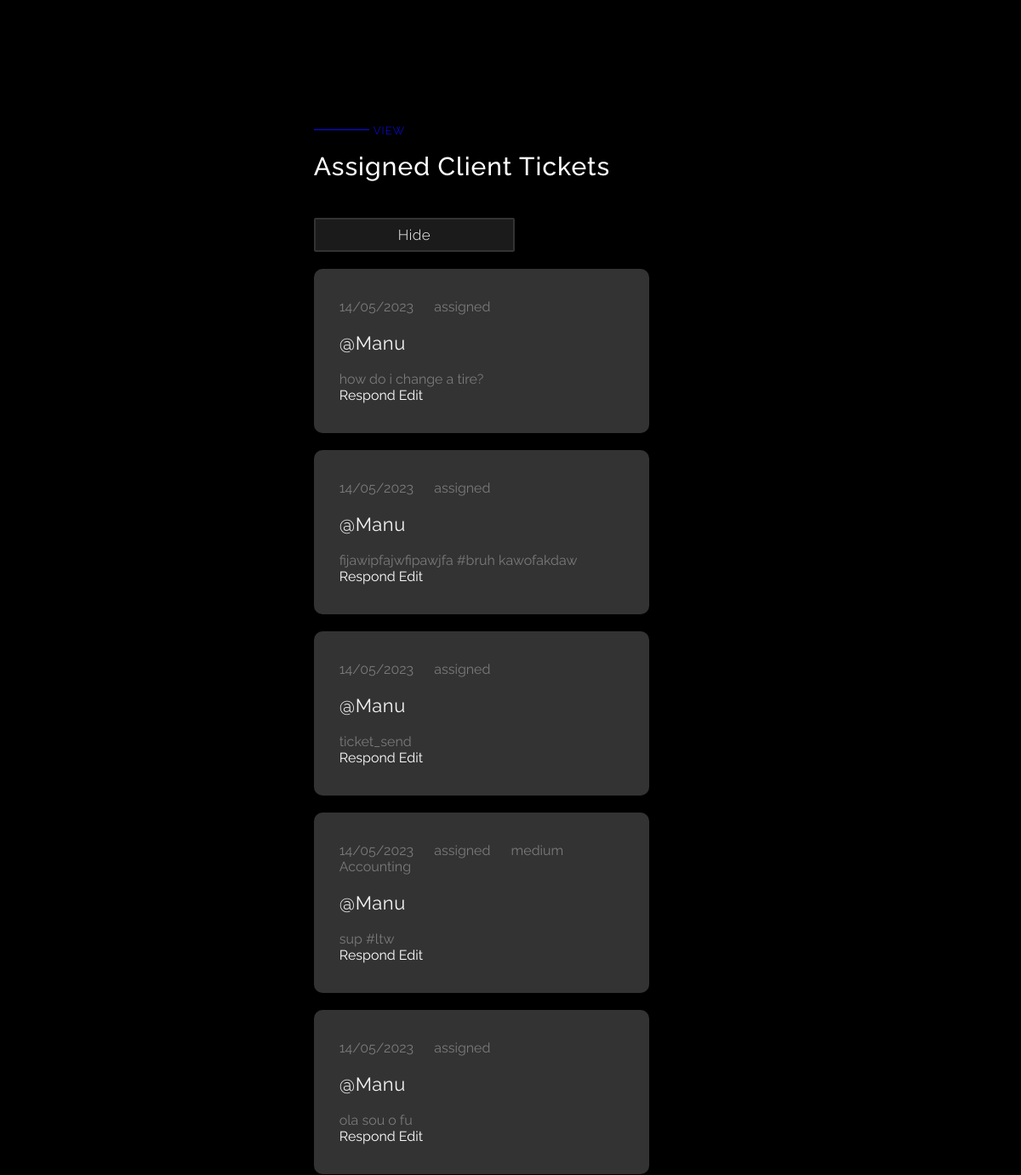
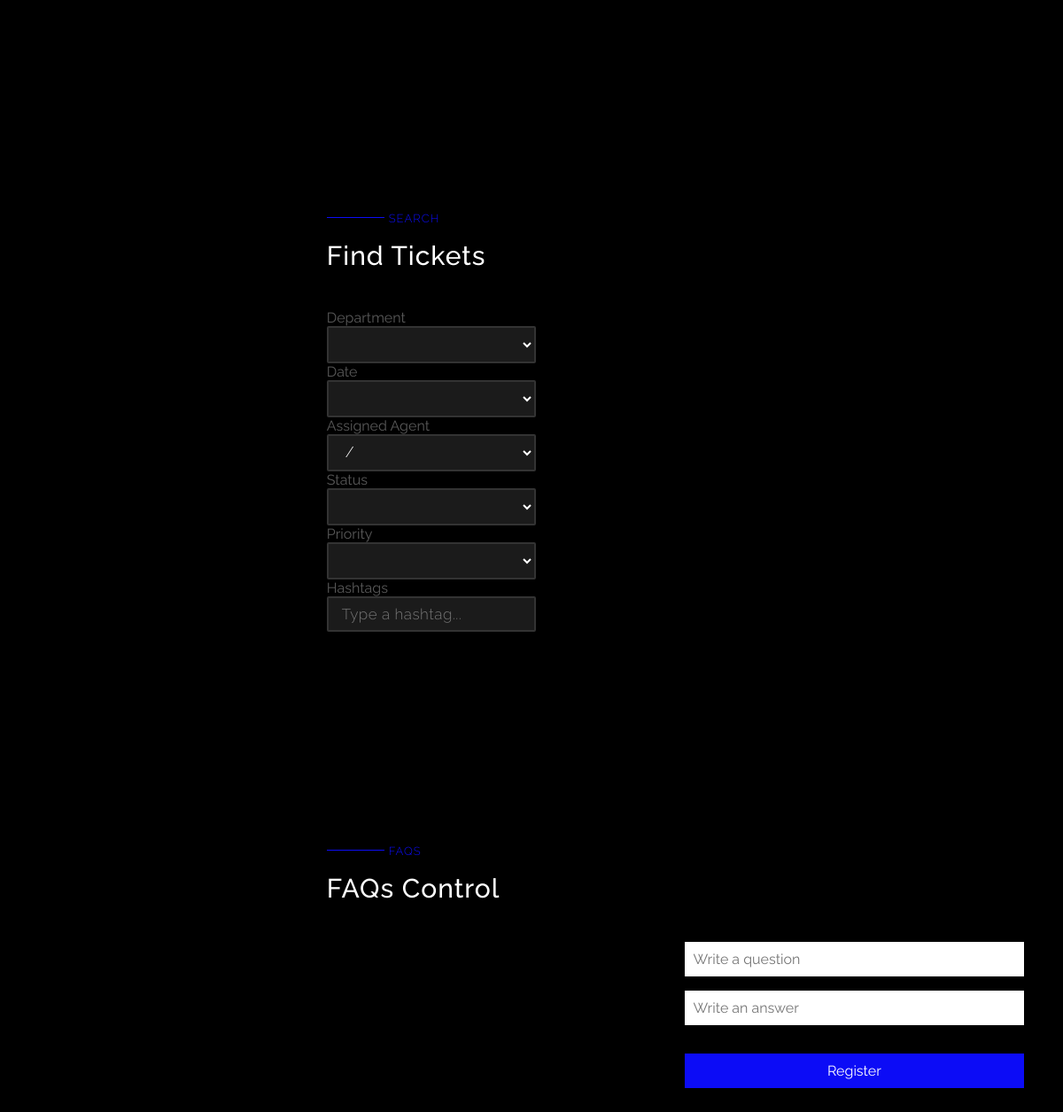
Page /Boot/main_page_agent.php (signed in, lower part) on the earlier database version (2 pictures, top to bottom).
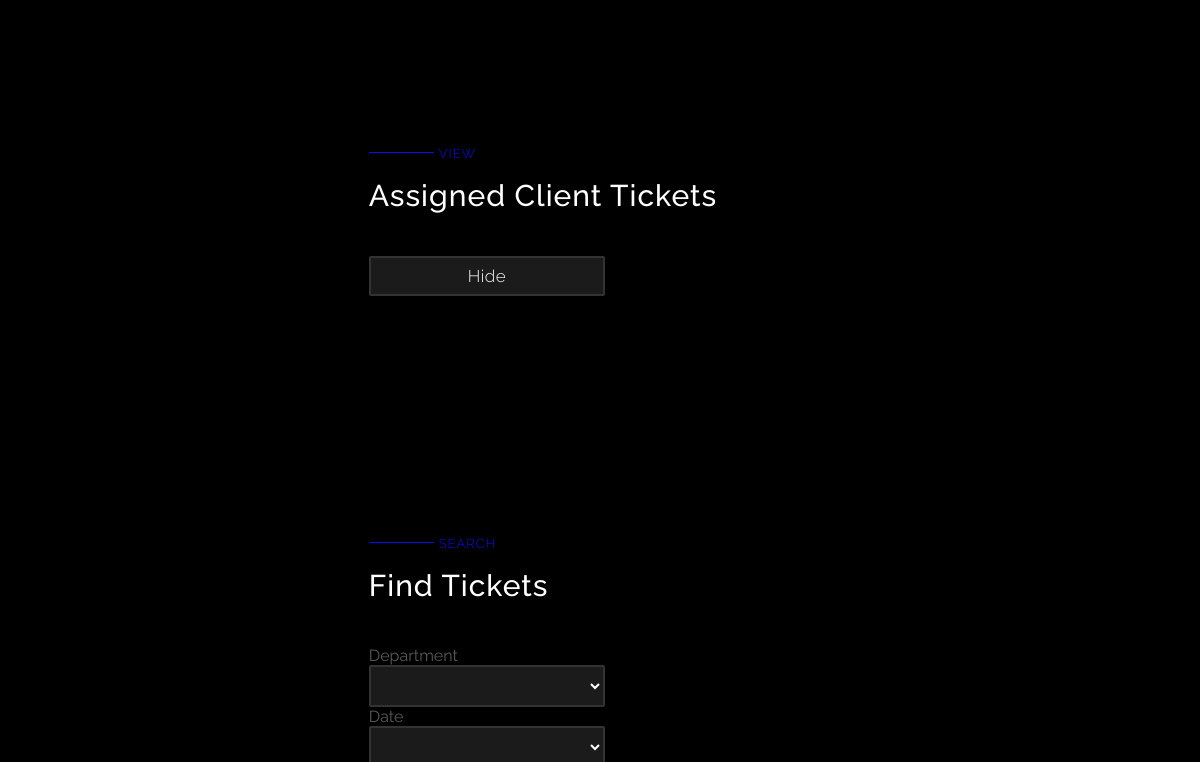
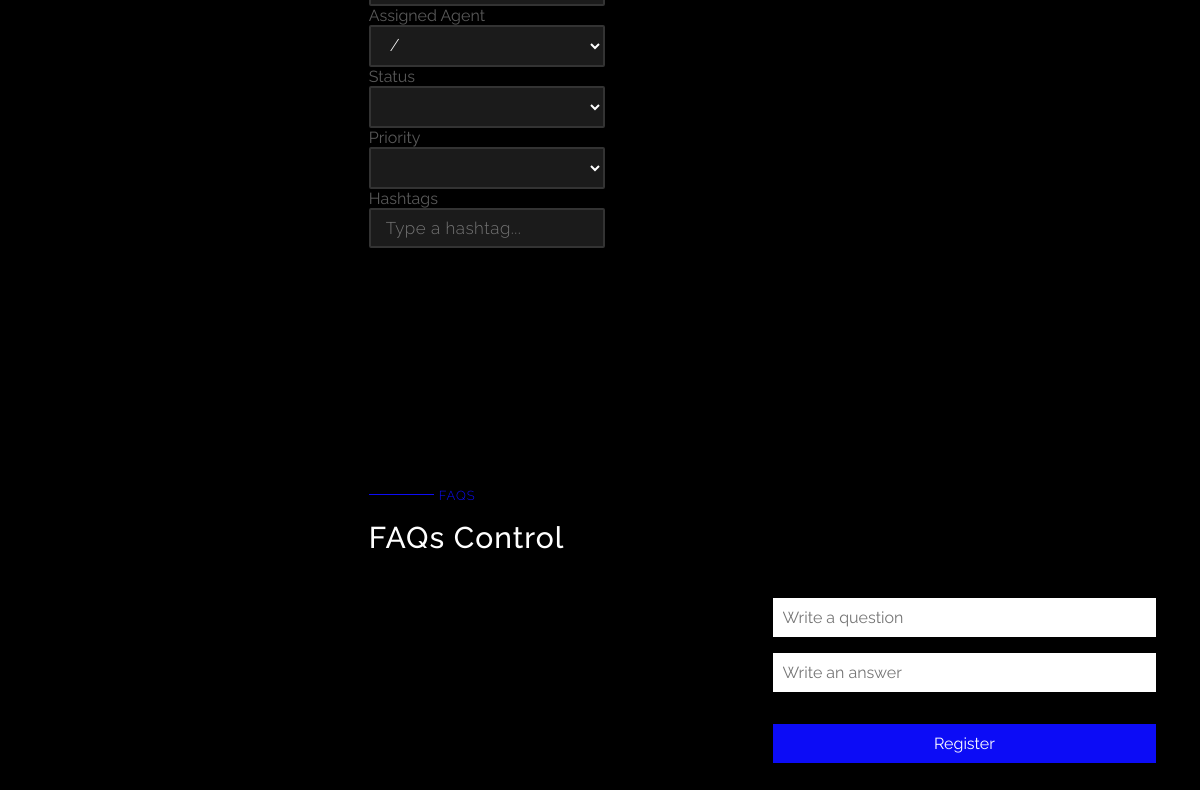
Same page on the later database version (2 pictures, top to bottom).
### tables this page shows
CREATE TABLE tickets(
  ID INTEGER PRIMARY KEY AUTOINCREMENT,
  date VARCHAR,
  clientID VARCHAR REFERENCES users (id),
  assignedAgentID VARCHAR REFERENCES agents (agentID),
  title VARCHAR,
  departmentName VARCHAR REFERENCES departments (departmentName),
  status VARCHAR,
  priority VARCHAR,
  notification VARCHAR
);

CREATE TABLE users (
  id INTEGER PRIMARY KEY AUTOINCREMENT,
  username VARCHAR,
  name VARCHAR,
  password VARCHAR,
  email VARCHAR,
  UNIQUE(email)
  
);

### Boot/main_page_agent.php (called while the page is built, shortened)
<?php
include_once("../Main/mainpage_agent.php");
?>

### database/tickets.php (called while the page is built, shortened)
<?php
    function get_tickets_by_status($agentID, $status){
        global $db;
        try {
			$stmt = $db->prepare('SELECT * FROM tickets WHERE assignedAgentID = ? AND status = ? ORDER BY ID desc');
			$stmt->execute(array($agentID, $status));
			return $stmt->fetchAll();
		}catch(PDOExecption $e) {
			return null;
		}
    }
    function get_statuses(){
        global $db;
		try {
			$stmt = $db->prepare('SELECT * FROM statuses');
			$stmt->execute();
			return $stmt->fetchAll();
		}catch(PDOExecption $e) {
			return null;
		}
    }
    function get_statuses_count(){
        global $db;
		try {
			$stmt = $db->prepare('SELECT COUNT(*) AS res FROM statuses');
			$stmt->execute();
			return $stmt->fetchAll();
		}catch(PDOExecption $e) {
			return null;
		}
    }
    function get_priorities(){
        global $db;
		try {
			$stmt = $db->prepare('SELECT * FROM priorities');
			$stmt->execute();
			return $stmt->fetchAll();
		}catch(PDOExecption $e) {
			return null;
		}
    }
    function get_priorities_count(){
        global $db;
		try {
			$stmt = $db->prepare('SELECT COUNT(*) AS res FROM priorities');
			$stmt->execute();
			return $stmt->fetchAll();
		}catch(PDOExecption $e) {
			return null;
		}
    }
    function get_agent_departments($agentID){
        global $db;
		try {
			$stmt = $db->prepare('SELECT * FROM agentDepartments WHERE agentID = ?');
            $stmt->execute(array($agentID));
			return $stmt->fetchAll();
		}catch(PDOExecption $e) {
			return null;
		}
    }
    function get_agent_departments_count($agentID){
        global $db;
		try {
			$stmt = $db->prepare('SELECT COUNT(*) AS res FROM agentDepartments WHERE agentID = ?');
            $stmt->execute(array($agentID));
			return $stmt->fetchAll();
		}catch(PDOExecption $e) {
			return null;
		}
    }
?>

### database/user.php (called while the page is built, shortened)
<?php
  function get_user_by_id($id) {
    global $db;
    try {
      $stmt = $db->prepare('SELECT * FROM users WHERE id = ?');
      $stmt->execute(array($id));
      return $stmt->fetchAll();
    }catch(PDOException $e) {
      return null;
    }
  }
?>

### Submition/get_all_assigned_tickets.php (the view)
<?php
include_once("../database/startup.php");
include_once("../database/tickets.php");
include_once("../database/user.php");
$tickets = get_tickets_by_status($_SESSION['id'], "assigned");
$ticket_count = get_tickets_by_status_count($_SESSION['id'], "assigned");
$ticket_info = '';
$ticket_info_assigned_unotified = '';
for($i = 0; $i < $ticket_count[0]['res']; $i++){
    $user_info = get_user_by_id($tickets[$i]['clientID']);
    if($tickets[$i]['notification'] == "agent"){
        $ticket_info .='<div class = "ticket-box">
                            <div class = "ticket_basic_info">
                                <a class = "notified"></a>
                                <a class = "date">'. $tickets[$i]['date'] .'</a>
                                <a class = "status">'. $tickets[$i]['status'].'</a>
                                <a class = "priority">'. $tickets[$i]['priority'].'</a>
                                <a class = "department">'. $tickets[$i]['departmentName'].'</a>
                            </div>
                            <h2>@'. $user_info[0]['username'] .'</h2>
                            <p class = "ticket-problem">'. $tickets[$i]['title'] .'</p>
                            <a href = "../Main/message.php?ticket_id='.$tickets[$i]['ID'].'">Respond</a>
                            <a href = "../Main/edit.php?ticket_id='.$tickets[$i]['ID'].'">Edit</a>
                        </div>
                        ';
    }
    else{
        $ticket_info_assigned_unotified .= '<div class = "ticket-box">
                                                <div class = "ticket_basic_info">
                                                    <a class = "date">'. $tickets[$i]['date'] .'</a>
                                                    <a class = "status">'. $tickets[$i]['status'].'</a>
                                                    <a class = "priority">'. $tickets[$i]['priority'].'</a>
                                                    <a class = "department">'. $tickets[$i]['departmentName'].'</a>
                                                    <a class = "unotified"></a>
                                                </div>
                                                <h2>@'. $user_info[0]['username'] .'</h2>
                                                <p class = "ticket-problem">'. $tickets[$i]['title'] .'</p>
                                                <a href = "../Main/message.php?ticket_id='.$tickets[$i]['ID'].'">Respond</a>
                                                <a href = "../Main/edit.php?ticket_id='.$tickets[$i]['ID'].'">Edit</a>
                                            </div>
                                            ';
    }
}
$ticket_info .= $ticket_info_assigned_unotified;
echo $ticket_info;
?>

### Main/mainpage_agent.php (shortened to what this page needs)
<!DOCTYPE html>
<html lang="en">
<head>
    <link rel="stylesheet" href = "../css/mainpage.css">
</head>
<body>
    <main>
        <section id = "info" class = "padding">
        </section>
        <section id = "view" class = "padding">
            <p class = "sub_title">view</p>
            <h2 class = "title">Assigned Client Tickets</h2>
            <input id = "show_assigned_tickets" type = "submit" value = "Hide">
            <div class = "ticket_history">
                <?php include_once("../Submition/get_all_assigned_tickets.php"); ?>
            </div>
        </section>
        <section id = "browse" class = "padding">
            <p class = "sub_title">search</p>
            <h2 class = "title">Find Tickets</h2>
            <form action = "../Submition/assigned_agents_options.php" method = "post">
                <div class = "ticket_control">
                    <label for = "departmentName">Department</label>
                    <select name = "departmentName" class = "department_selector">
                        <option value = ""></option>
                        <?php include_once("../Submition/department_options.php"); ?>
                    </select>
                </div>
                <div class = "ticket_control">
                    <label for = "date">Date</label>
                    <select name = "date" class = "department_selector">
                        <option value = ""></option>
                        <option value = "Recent">Most Recent</option>
                    </select>
                </div>
                <div class = "ticket_control">
                    <label for = "assignedAgent">Assigned Agent</label>
                    <select name = "assignedAgent" class = "department_selector">
                        <option value = "/">/</option>
                    </select>
                </div>
                <div class = "ticket_control">
                    <label for = "status">Status</label>
                    <select name = "status" class = "department_selector">
                        <option value = ""></option>
                        <?php include_once("../Submition/status_options.php"); ?>
                    </select>
                </div>
                <div class = "ticket_control">
                    <label for = "priority">Priority</label>
                    <select name = "priority" class = "department_selector">
                        <option value = ""></option>
                        <?php include_once("../Submition/priority_options.php"); ?>
                    </select>
                </div>
                <div class = "ticket_control">
                    <label for = "hashtag">Hashtags</label>
                    <input type = "text" name = "hashtag" id = "hashtag_search_input" placeholder = "Type a hashtag...">
                </div>
            </form>
        </section>
        <section id = "FAQs" class = "padding">
        <p class = "sub_title"> FAQs </p>
        <h2 class ="title"> FAQs Control </h2>
        <div class  ="FAQForms">
            <div id = "FAQBlock">
            </div>
            <div class= "formFlex">
            <form action="#" method="post">
                <input name='question' id='question' type='text' placeholder='Write a question' class = 'inputBox'>
                <input name='answer' id='answer' type='text' placeholder='Write an answer' class = 'inputBox'>
                <button type='submit' value = 'Register' id='FAQsubmit' > Register </button>
            </form>
            </div>
        </div>
        </section>
    </main>
</body>
</html>

### Submition/department_options.php
<?php
include_once("../database/startup.php");
include_once("../database/tickets.php");
include_once("../database/user.php");
$departments = get_agent_departments($_SESSION['id']);
$departments_count = get_agent_departments_count($_SESSION['id']);
$departments_options_info = '';
for($i = 0; $i < $departments_count[0]['res']; $i++){
    $departments_options_info .= '<option value = "'.$departments[$i]['departmentName'].'">'.$departments[$i]['departmentName'].'</option>';
}
echo $departments_options_info;
?>

### Submition/status_options.php
<?php
include_once("../database/startup.php");
include_once("../database/tickets.php");
include_once("../database/user.php");
$statuses = get_statuses();
$statuses_count = get_statuses_count();
$status_options_info = '';
for($i = 0; $i < $statuses_count[0]['res']; $i++){
    $status_options_info .= '<option value = "'.$statuses[$i]['statusName'].'">'.$statuses[$i]['statusName'].'</option>';
}
echo $status_options_info;
?>

### Submition/priority_options.php
<?php
include_once("../database/startup.php");
include_once("../database/tickets.php");
include_once("../database/user.php");
$priorities = get_priorities();
$priorities_count = get_priorities_count();
$priorities_options_info = '';
for($i = 0; $i < $priorities_count[0]['res']; $i++){
    $priorities_options_info .= '<option value = "'.$priorities[$i]['priorityName'].'">'.$priorities[$i]['priorityName'].'</option>';
}
echo $priorities_options_info;
?>

### css/mainpage.css (style rules this page uses)
* { margin: 0; padding: 0; box-sizing: border-box; font-family: 'Raleway', sans-serif; text-decoration: none; scroll-behavior: smooth; }
:root { --main_color: rgb(12, 12, 246); --body_bg_color: black; --box_bg_color: #333333; --heading_color: white; --text_color: rgba(255, 255, 255, 0.35); --border: 2px solid var(--main_color); --box_shadow: 0 0 20px #9B51E05F; }
body { background: var(--body_bg_color); color: var(--text_color); }
h1, h2, h3 { color: var(--heading_color); }
.padding { padding: 120px 5%; }
main { margin-left:325px; transition: 0.3s; }
.sub_title { color: var(--main_color); font-size: 13px; letter-spacing: 1px; text-transform: uppercase; font-weight: 300; position: relative; padding-left: 70px; margin-bottom: 20px; }
.sub_title::before { content: ''; position: absolute; left: 0; top: 40%; width: 65px; height: 1px; background-color: var(--main_color); }
.title { font-size: 30px; font-weight: 500; line-height: 30px; letter-spacing: 1px; margin-bottom: 45px; text-transform: capitalize; }
#send .ticket_container form .ticket_control input, textarea, .department_selector, #show_tickets, #show_assigned_tickets,#search_ticket_button, #browse form .ticket_control input { width: 100%; padding: 8px 15px; outline: none; border: 2px solid var(--box_bg_color); border-radius: 2px; color: white; font-size: 17px; font-weight: 300; letter-spacing: 0.5px; background-color: #33333388; resize: none; transition: 0.3s; }
#show_tickets, #show_assigned_tickets, #browse form div { width: 30%; }
.inputBox { width: 100%; padding: 10px; color: black; border:none; outline: none; margin-bottom: 1em; font-size: medium; margin-left: 0; }
#FAQsubmit { width: 100%; padding: 10px; color: white; background-color: var(--main_color); outline:none; border:none; margin: 1em 0; font-size:medium; }
.FAQForms { display: flex; }
#FAQBlock { flex: 1; }
.formFlex { flex: 1; padding-left: 20px; }
.formFlex form { display: block; }
a:visited, a:link { color: #fff; }
#view .ticket_history .ticket-box, #browse .ticket_history .ticket-box { background-color: var(--box_bg_color); border-radius: 10px; padding: 35px 30px; width: 50%; margin-top: 20px; }
#view .ticket_history .ticket-box h2, #browse .ticket_history .ticket-box h2 { font-size: 22px; font-weight: 400; letter-spacing: 0.5px; color: whitesmoke; margin-right: 120px; margin-top: 20px; margin-bottom: 20px; }
.status, .department, .priority, .date, .notified { padding-right: 20px; }

Differences in the rows shown:
removed tickets: date "14/05/2023", status "assigned", title "how do i change a tire?"
no longer on this page (row unchanged): users: username "Manu Manu Manu Manu Manu"
removed tickets: date "14/05/2023", status "assigned", title "fijawipfajwfipawjfa #bruh kawofakdaw"
removed tickets: date "14/05/2023", status "assigned", title "ticket_send"
removed tickets: date "14/05/2023", status "assigned", priority "medium", departmentName "Accounting", title "sup #ltw"
no longer on this page (row edited): tickets: date "14/05/2023", status "assigned", title "ola sou o fu"
Other differences:
text no longer shown: "@ @ @ @ @ Respond Respond Respond Respond Respond Edit Edit Edit Edit Edit"
